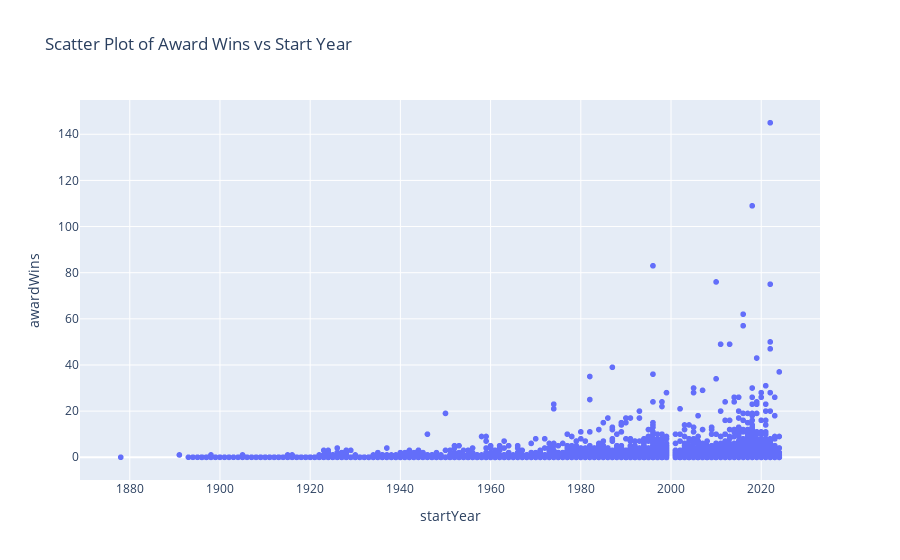

Here is the notebook cell this chart was saved with:
### Code cell
# Crea uno scatter plot usando Plotly
fig = px.scatter(df, x='startYear', y='awardWins', title='Scatter Plot of Award Wins vs Start Year')

# Mostra il grafico
fig.show()

### Figure 1 — Plotly figure (JSON) as saved in the notebook; plotly's stock layout.template omitted (floating-point values rounded to 4 significant figures; data arrays with more than 128 entries replaced by an {"elided": "..."} marker saying what was removed)
{"data": [{"hovertemplate": "startYear=%{x}<br>awardWins=%{y}<extra></extra>", "legendgroup": "", "marker": {"color": "#636efa", "symbol": "circle"}, "mode": "markers", "name": "", "showlegend": false, "type": "scattergl", "x": {"elided": "16431 int values"}, "xaxis": "x", "y": {"elided": "16431 int values"}, "yaxis": "y"}], "layout": {"legend": {"tracegroupgap": 0}, "title": {"text": "Scatter Plot of Award Wins vs Start Year"}, "xaxis": {"anchor": "y", "domain": [0, 1], "title": {"text": "startYear"}}, "yaxis": {"anchor": "x", "domain": [0, 1], "title": {"text": "awardWins"}}}}
